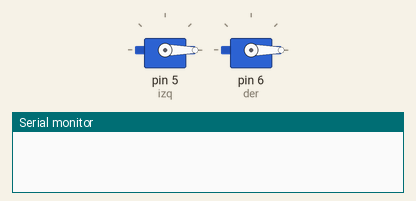
Simulated run of this sketch. Board: Arduino Uno, built with avr-gcc and run on an emulated ATmega328P. Parts: 2 × servo, the last lines printed to the serial monitor.

Above: at 0.1 s.
At 19.6 s:
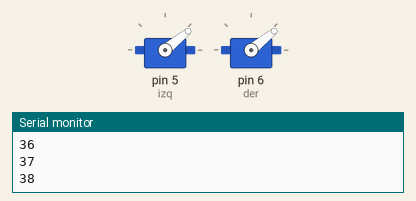
At 29.1 s:
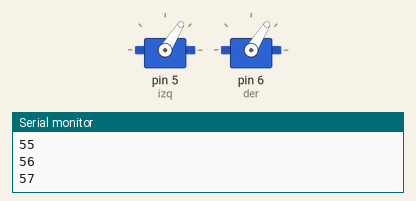
At 39.1 s:
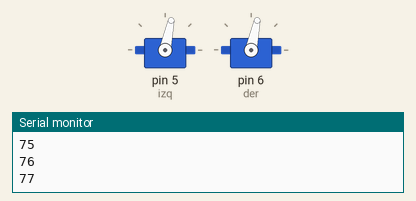
Timing chart, 0 to 40.0 s (numbered marks = the images above):
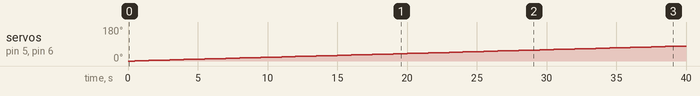

The sketch:

test_servo_sweep.ino
```cpp
#include <Servo.h>    //Incluimos la biblioteca Servo.h a nuestro codigo

Servo izq; // Definimos un objeto tipo Servo, llamado "izq" que usaremos para poder controlar la rueda izquierda del robot
Servo der;
int x;

void setup() {
  // put your setup code here, to run once:
  izq.attach(5);  //vinculamos el puerto digital "3" al objeto "izq" que será donde estará conectado el motor izquierdo del robot
  der.attach(6);
  x=0;
  Serial.begin(9600);
}

void loop() {
  for(x=0;x<181;x++){
    izq.write(x);
    der.write(x);
    delay(500);
    Serial.println(x);
  }

}
```

Measured:
- by itself, servo on pin 5 (izq), servo on pin 6 (der): moves from 0° to 79° over 39.0 s
